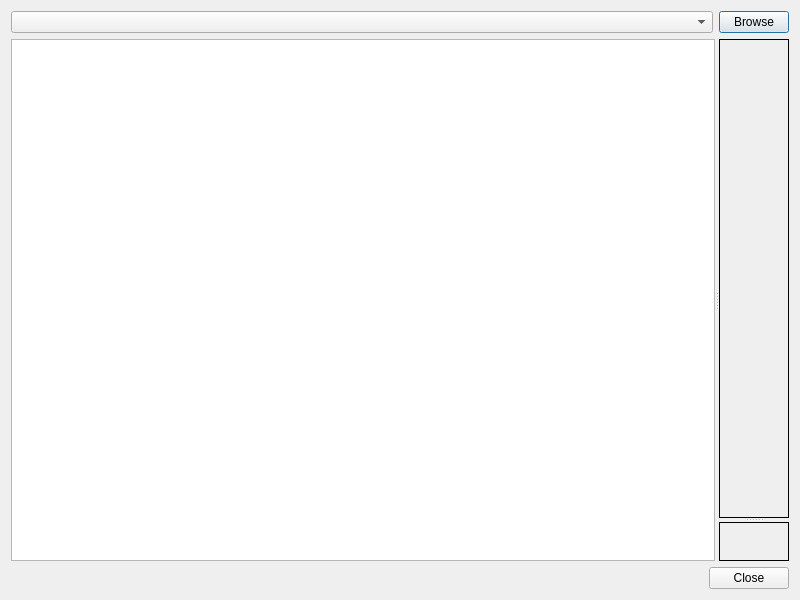
<?xml version="1.0" encoding="UTF-8"?>
<ui version="4.0">
 <class>DiskBrowserDlg</class>
 <widget class="QDialog" name="DiskBrowserDlg">
  <property name="geometry">
   <rect>
    <x>0</x>
    <y>0</y>
    <width>800</width>
    <height>600</height>
   </rect>
  </property>
  <property name="windowTitle">
   <string>Disk Browser</string>
  </property>
  <property name="layoutDirection">
   <enum>Qt::LeftToRight</enum>
  </property>
  <layout class="QVBoxLayout" name="verticalLayout">
   <item>
    <layout class="QHBoxLayout" name="horizontalLayout" stretch="0,0">
     <item>
      <widget class="QComboBox" name="cboFolderPath">
       <property name="editable">
        <bool>false</bool>
       </property>
      </widget>
     </item>
     <item>
      <widget class="QPushButton" name="btnBrowse">
       <property name="maximumSize">
        <size>
         <width>70</width>
         <height>16777215</height>
        </size>
       </property>
       <property name="text">
        <string>Browse</string>
       </property>
      </widget>
     </item>
    </layout>
   </item>
   <item>
    <widget class="PicSplitter" name="splitLeftAtrRightDirPng">
     <property name="sizePolicy">
      <sizepolicy hsizetype="Expanding" vsizetype="Expanding">
       <horstretch>0</horstretch>
       <verstretch>0</verstretch>
      </sizepolicy>
     </property>
     <property name="orientation">
      <enum>Qt::Horizontal</enum>
     </property>
     <property name="childrenCollapsible">
      <bool>false</bool>
     </property>
     <widget class="QTreeWidget" name="treeDisks">
      <property name="sizePolicy">
       <sizepolicy hsizetype="Expanding" vsizetype="Expanding">
        <horstretch>1</horstretch>
        <verstretch>0</verstretch>
       </sizepolicy>
      </property>
      <property name="headerHidden">
       <bool>true</bool>
      </property>
      <column>
       <property name="text">
        <string notr="true">1</string>
       </property>
      </column>
     </widget>
     <widget class="PicSplitter" name="splitTopDirBotPng">
      <property name="sizePolicy">
       <sizepolicy hsizetype="Expanding" vsizetype="Expanding">
        <horstretch>0</horstretch>
        <verstretch>0</verstretch>
       </sizepolicy>
      </property>
      <property name="orientation">
       <enum>Qt::Vertical</enum>
      </property>
      <property name="childrenCollapsible">
       <bool>false</bool>
      </property>
      <widget class="QScrollArea" name="scrollArea">
       <property name="sizePolicy">
        <sizepolicy hsizetype="Expanding" vsizetype="Expanding">
         <horstretch>0</horstretch>
         <verstretch>1</verstretch>
        </sizepolicy>
       </property>
       <property name="frameShape">
        <enum>QFrame::Panel</enum>
       </property>
       <property name="frameShadow">
        <enum>QFrame::Plain</enum>
       </property>
       <property name="lineWidth">
        <number>1</number>
       </property>
       <property name="widgetResizable">
        <bool>true</bool>
       </property>
       <widget class="QLabel" name="lblFileList">
        <property name="geometry">
         <rect>
          <x>0</x>
          <y>0</y>
          <width>49</width>
          <height>503</height>
         </rect>
        </property>
        <property name="font">
         <font>
          <family>Courier10 BT</family>
          <pointsize>10</pointsize>
         </font>
        </property>
        <property name="autoFillBackground">
         <bool>true</bool>
        </property>
        <property name="frameShape">
         <enum>QFrame::NoFrame</enum>
        </property>
        <property name="text">
         <string/>
        </property>
        <property name="alignment">
         <set>Qt::AlignLeading|Qt::AlignLeft|Qt::AlignTop</set>
        </property>
        <property name="wordWrap">
         <bool>true</bool>
        </property>
        <property name="margin">
         <number>5</number>
        </property>
        <property name="indent">
         <number>2</number>
        </property>
       </widget>
      </widget>
      <widget class="PicPreview" name="picPreview">
       <property name="sizePolicy">
        <sizepolicy hsizetype="Preferred" vsizetype="Preferred">
         <horstretch>0</horstretch>
         <verstretch>0</verstretch>
        </sizepolicy>
       </property>
       <property name="baseSize">
        <size>
         <width>0</width>
         <height>0</height>
        </size>
       </property>
       <property name="font">
        <font>
         <family>Arial</family>
         <pointsize>24</pointsize>
         <bold>true</bold>
        </font>
       </property>
       <property name="autoFillBackground">
        <bool>true</bool>
       </property>
       <property name="frameShape">
        <enum>QFrame::Panel</enum>
       </property>
       <property name="text">
        <string/>
       </property>
       <property name="scaledContents">
        <bool>false</bool>
       </property>
       <property name="alignment">
        <set>Qt::AlignCenter</set>
       </property>
       <property name="wordWrap">
        <bool>false</bool>
       </property>
       <property name="margin">
        <number>0</number>
       </property>
       <property name="indent">
        <number>0</number>
       </property>
      </widget>
     </widget>
    </widget>
   </item>
   <item>
    <widget class="QDialogButtonBox" name="buttonBox">
     <property name="orientation">
      <enum>Qt::Horizontal</enum>
     </property>
     <property name="standardButtons">
      <set>QDialogButtonBox::Close</set>
     </property>
    </widget>
   </item>
  </layout>
 </widget>
 <customwidgets>
  <customwidget>
   <class>PicSplitter</class>
   <extends>QSplitter</extends>
   <header>include/picsplitter.h</header>
   <container>1</container>
  </customwidget>
  <customwidget>
   <class>PicPreview</class>
   <extends>QLabel</extends>
   <header>include/picpreview.h</header>
  </customwidget>
 </customwidgets>
 <resources/>
 <connections>
  <connection>
   <sender>buttonBox</sender>
   <signal>accepted()</signal>
   <receiver>DiskBrowserDlg</receiver>
   <slot>accept()</slot>
   <hints>
    <hint type="sourcelabel">
     <x>248</x>
     <y>254</y>
    </hint>
    <hint type="destinationlabel">
     <x>157</x>
     <y>274</y>
    </hint>
   </hints>
  </connection>
  <connection>
   <sender>buttonBox</sender>
   <signal>rejected()</signal>
   <receiver>DiskBrowserDlg</receiver>
   <slot>reject()</slot>
   <hints>
    <hint type="sourcelabel">
     <x>316</x>
     <y>260</y>
    </hint>
    <hint type="destinationlabel">
     <x>286</x>
     <y>274</y>
    </hint>
   </hints>
  </connection>
 </connections>
</ui>
